Frame 1 (no input): blank canvas, image omitted
Frame 60 (no input): blank canvas, image omitted
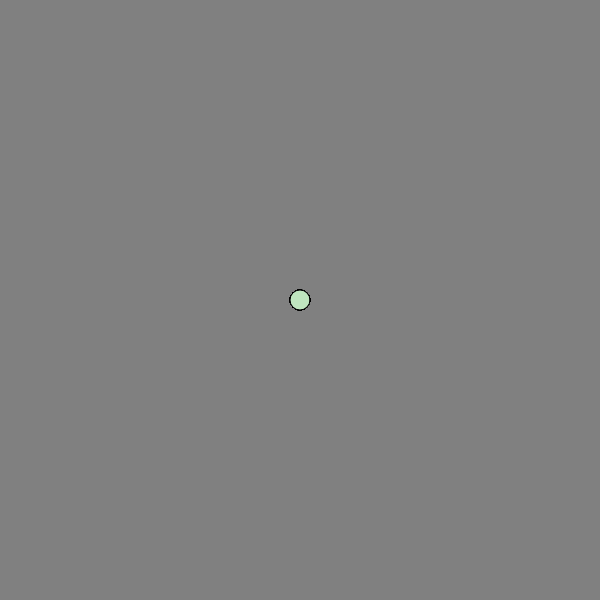
Frame 120 (the mouse pressed at the canvas centre since frame 60)

The p5.js sketch whose frames 1 and 60 were blank and that drew this single picture after the mouse press (run headless with seeded random() and noise() and a simulated clock; from frame 60 on, the mouse is pressed at the canvas centre):

// p5.js sketch
// ── sketch.js
function setup() {
    createCanvas(600, 600);
  background("grey");
  }
  
  function draw() {
   
    
    stroke ("black")
    fill ("rgb(191,230,191)");
    
    //console.log(mouseIsPressed);
    
    if(mouseIsPressed) {
      
      circle (mouseX, mouseY, 20, 35);
    }
    
  }
